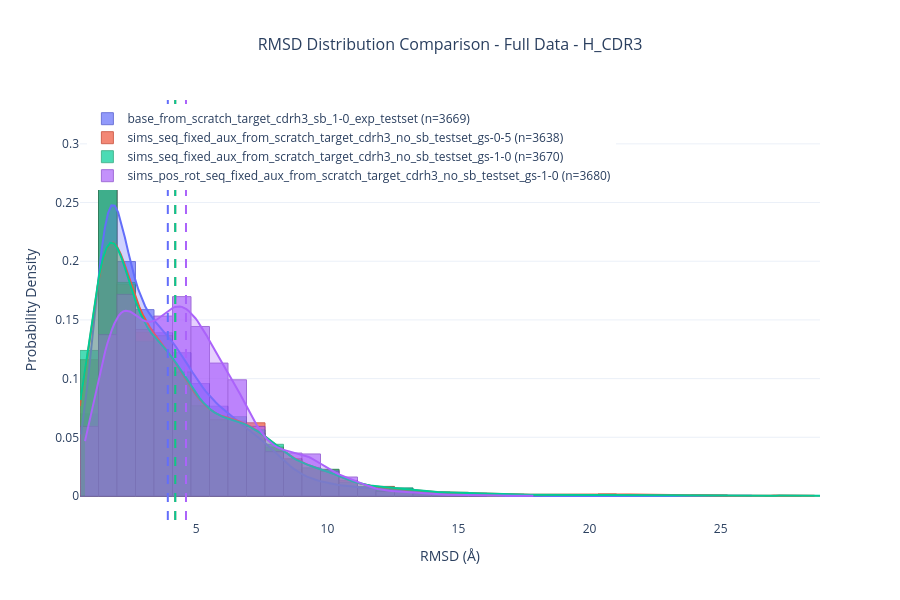

The cell this chart's notebook holds for it:
### Code cell
fig = plot_rmsd_distributions_overlay(
    exps, 
    cdr_target='H_CDR3',
    title="RMSD Distribution Comparison - Full Data",
    value_column='rmsd',  # Default, can be omitted
    show_histogram=True,
    show_kde=True,
    fill_kde=True,
    use_probability_density=True,
    nbins=40,
    value_range=(0,30)
)

### Figure 1 — Plotly figure (JSON) as saved in the notebook; plotly's stock layout.template omitted (floating-point values rounded to 4 significant figures; data arrays with more than 128 entries replaced by an {"elided": "..."} marker saying what was removed)
{"data": [{"histnorm": "probability density", "marker": {"color": "#636EFA", "line": {"color": "rgb(49, 60, 200)", "width": 1}}, "name": "base_from_scratch_target_cdrh3_sb_1-0_exp_testset (n=3669)", "opacity": 0.7, "showlegend": true, "type": "histogram", "x": {"elided": "3669 float values"}, "xbins": {"end": 28.79, "size": 0.7056, "start": 0.5653}}, {"fill": "tozeroy", "fillcolor": "rgba(99, 110, 250, 0.3)", "line": {"color": "#636EFA", "width": 2}, "mode": "lines", "name": "base_from_scratch_target_cdrh3_sb_1-0_exp_testset KDE", "showlegend": false, "type": "scatter", "x": {"elided": "200 float values"}, "y": {"elided": "200 float values"}}, {"hovertemplate": "<b>base_from_scratch_target_cdrh3_sb_1-0_exp_testset Mean</b><br>rmsd: 3.915 Å<extra></extra>", "marker": {"color": "#636EFA", "opacity": 0, "size": 0.1}, "mode": "markers", "name": "base_from_scratch_target_cdrh3_sb_1-0_exp_testset_mean_hover", "showlegend": false, "type": "scatter", "x": [3.915], "y": [0]}, {"histnorm": "probability density", "marker": {"color": "#EF553B", "line": {"color": "rgb(189, 35, 9)", "width": 1}}, "name": "sims_seq_fixed_aux_from_scratch_target_cdrh3_no_sb_testset_gs-0-5 (n=3638)", "opacity": 0.7, "showlegend": true, "type": "histogram", "x": {"elided": "3638 float values"}, "xbins": {"end": 28.79, "size": 0.7056, "start": 0.5653}}, {"fill": "tozeroy", "fillcolor": "rgba(239, 85, 59, 0.3)", "line": {"color": "#EF553B", "width": 2}, "mode": "lines", "name": "sims_seq_fixed_aux_from_scratch_target_cdrh3_no_sb_testset_gs-0-5 KDE", "showlegend": false, "type": "scatter", "x": {"elided": "200 float values"}, "y": {"elided": "200 float values"}}, {"hovertemplate": "<b>sims_seq_fixed_aux_from_scratch_target_cdrh3_no_sb_testset_gs-0-5 Mean</b><br>rmsd: 4.196 Å<extra></extra>", "marker": {"color": "#EF553B", "opacity": 0, "size": 0.1}, "mode": "markers", "name": "sims_seq_fixed_aux_from_scratch_target_cdrh3_no_sb_testset_gs-0-5_mean_hover", "showlegend": false, "type": "scatter", "x": [4.196], "y": [0]}, {"histnorm": "probability density", "marker": {"color": "#00CC96", "line": {"color": "rgb(0, 154, 100)", "width": 1}}, "name": "sims_seq_fixed_aux_from_scratch_target_cdrh3_no_sb_testset_gs-1-0 (n=3670)", "opacity": 0.7, "showlegend": true, "type": "histogram", "x": {"elided": "3670 float values"}, "xbins": {"end": 28.79, "size": 0.7056, "start": 0.5653}}, {"fill": "tozeroy", "fillcolor": "rgba(0, 204, 150, 0.3)", "line": {"color": "#00CC96", "width": 2}, "mode": "lines", "name": "sims_seq_fixed_aux_from_scratch_target_cdrh3_no_sb_testset_gs-1-0 KDE", "showlegend": false, "type": "scatter", "x": {"elided": "200 float values"}, "y": {"elided": "200 float values"}}, {"hovertemplate": "<b>sims_seq_fixed_aux_from_scratch_target_cdrh3_no_sb_testset_gs-1-0 Mean</b><br>rmsd: 4.199 Å<extra></extra>", "marker": {"color": "#00CC96", "opacity": 0, "size": 0.1}, "mode": "markers", "name": "sims_seq_fixed_aux_from_scratch_target_cdrh3_no_sb_testset_gs-1-0_mean_hover", "showlegend": false, "type": "scatter", "x": [4.199], "y": [0]}, {"histnorm": "probability density", "marker": {"color": "#AB63FA", "line": {"color": "rgb(121, 49, 200)", "width": 1}}, "name": "sims_pos_rot_seq_fixed_aux_from_scratch_target_cdrh3_no_sb_testset_gs-1-0 (n=3680)", "opacity": 0.7, "showlegend": true, "type": "histogram", "x": {"elided": "3680 float values"}, "xbins": {"end": 28.79, "size": 0.7056, "start": 0.5653}}, {"fill": "tozeroy", "fillcolor": "rgba(171, 99, 250, 0.3)", "line": {"color": "#AB63FA", "width": 2}, "mode": "lines", "name": "sims_pos_rot_seq_fixed_aux_from_scratch_target_cdrh3_no_sb_testset_gs-1-0 KDE", "showlegend": false, "type": "scatter", "x": {"elided": "200 float values"}, "y": {"elided": "200 float values"}}, {"hovertemplate": "<b>sims_pos_rot_seq_fixed_aux_from_scratch_target_cdrh3_no_sb_testset_gs-1-0 Mean</b><br>rmsd: 4.608 Å<extra></extra>", "marker": {"color": "#AB63FA", "opacity": 0, "size": 0.1}, "mode": "markers", "name": "sims_pos_rot_seq_fixed_aux_from_scratch_target_cdrh3_no_sb_testset_gs-1-0_mean_hover", "showlegend": false, "type": "scatter", "x": [4.608], "y": [0]}], "layout": {"barmode": "overlay", "height": 600, "legend": {"x": 0.01, "xanchor": "left", "y": 0.99, "yanchor": "top"}, "shapes": [{"line": {"color": "#636EFA", "dash": "dash", "width": 2}, "type": "line", "x0": 3.915, "x1": 3.915, "xref": "x", "y0": 0, "y1": 1, "yref": "y domain"}, {"line": {"color": "#EF553B", "dash": "dash", "width": 2}, "type": "line", "x0": 4.196, "x1": 4.196, "xref": "x", "y0": 0, "y1": 1, "yref": "y domain"}, {"line": {"color": "#00CC96", "dash": "dash", "width": 2}, "type": "line", "x0": 4.199, "x1": 4.199, "xref": "x", "y0": 0, "y1": 1, "yref": "y domain"}, {"line": {"color": "#AB63FA", "dash": "dash", "width": 2}, "type": "line", "x0": 4.608, "x1": 4.608, "xref": "x", "y0": 0, "y1": 1, "yref": "y domain"}], "title": {"font": {"size": 16}, "text": "RMSD Distribution Comparison - Full Data - H_CDR3", "x": 0.5, "xanchor": "center"}, "width": 900, "xaxis": {"title": {"text": "RMSD (Å)"}}, "yaxis": {"title": {"text": "Probability Density"}}}}
